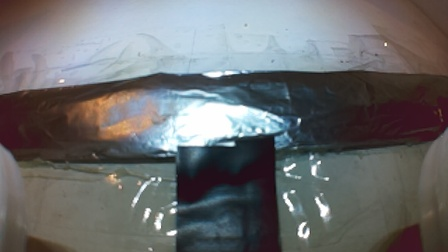
%> input picture test_moments/Silver_Line.jpg, 448 x 252 px
$ octave --eval "ViewColorSpaces;"   (GNU Octave 9; MATLAB toolbox functions it lacks are replaced by stand-ins)
%> lines starting %> are read from the running program, lines starting %| are printed output that depends on the picture
function ViewColorSpaces
rgbim = imread('test_moments\silver_line.jpg');
%> rgbim is the input picture: size 252x448x3 uint8; mean R, G, B 106.9, 108.2, 109.3
ViewColorSpaces2(rgbim)


function ViewColorSpaces2(rgb_image)
% ViewColorSpaces(rgb_image)
% displays an RGB image in 4 different color spaces. RGB, HSV, YCbCr,CIELab
% each of the 3 channels are shown for each colorspace
% the display mimcs the  New matlab color thresholder window
% http://www.mathworks.com/help/images/image-segmentation-using-the-color-thesholder-app.html

hsvim = rgb2hsv(rgb_image);
%> hsvim: size 252x448x3 double; mean H, S, V 0.42, 0.227, 0.467
yuvim = rgb2ycbcr(rgb_image);
%> yuvim: size 252x448x3 uint8; mean of channels 1, 2, 3 108.7, 128.7, 127.4

%cielab colorspace
cform = makecform('srgb2lab');
cieim = applycform(rgb_image,cform);
%> cieim: size 252x448x3 uint8; mean of channels 1, 2, 3 113.7, 128.4, 127.8

h= figure();
%rgb
subplot(3,4,1);imshow(rgb_image(:,:,1));title(sprintf('RGB Space\n\nred'))
subplot(3,4,5);imshow(rgb_image(:,:,2));title('green')
subplot(3,4,9);imshow(rgb_image(:,:,3));title('blue')
%> after `imshow(rgb_image(:,:,3))`:
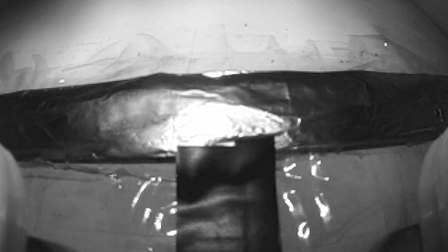
%> displayed picture: size 252x448, on the screen's scale of 0 to 255; min 10, max 255, mean 109.3

%hsv
subplot(3,4,2);imshow(hsvim(:,:,1));title(sprintf('HSV Space\n\nhue'))
%> after `imshow(hsvim(:,:,1))`:
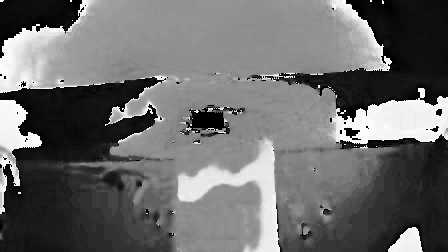
%> displayed picture: size 252x448, on the screen's scale of 0 to 255; min 0, max 254, mean 107.1
subplot(3,4,6);imshow(hsvim(:,:,2));title('saturation')
%> after `imshow(hsvim(:,:,2))`:
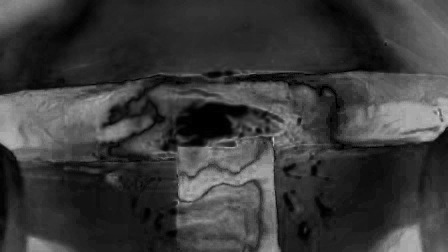
%> displayed picture: size 252x448, on the screen's scale of 0 to 255; min 0, max 204, mean 57.9
subplot(3,4,10);imshow(hsvim(:,:,3));title('brightness')
%> after `imshow(hsvim(:,:,3))`:
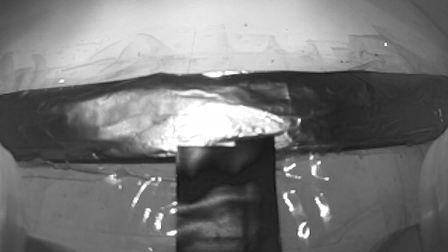
%> displayed picture: size 252x448, on the screen's scale of 0 to 255; min 13, max 255, mean 119.1
figure; mesh(hsvim(:,:,3))
%> after `mesh(hsvim(:,:,3))`:
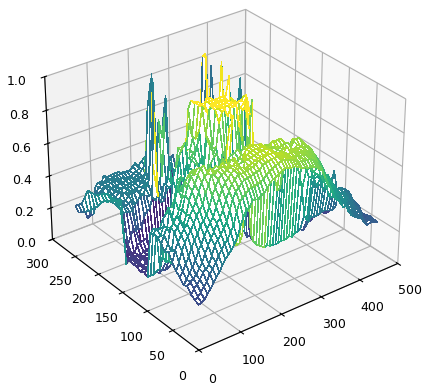
%> figure redrawn from the program's plot data
figure(h)

%ycbcr / yuv
subplot(3,4,3);imshow(yuvim(:,:,1));title(sprintf('YCbCr Space\n\nLuminance'))
subplot(3,4,7);imshow(yuvim(:,:,2));title('blue difference')
%> after `imshow(yuvim(:,:,2))`:
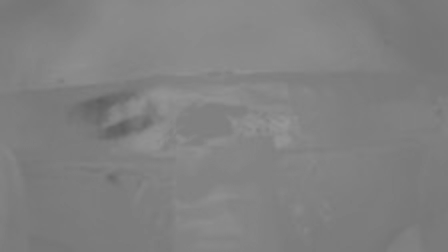
%> displayed picture: size 252x448, on the screen's scale of 0 to 255; min 93, max 151, mean 128.7
subplot(3,4,11);imshow(yuvim(:,:,3));title('red difference')
%> after `imshow(yuvim(:,:,3))`:
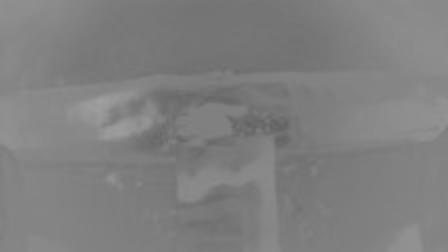
%> displayed picture: size 252x448, on the screen's scale of 0 to 255; min 98, max 161, mean 127.4

%CIElab
subplot(3,4,4);imshow(cieim(:,:,1));title(sprintf('CIELab Space\n\nLightness'))
subplot(3,4,8);imshow(cieim(:,:,2));title('green red')
subplot(3,4,12);imshow(cieim(:,:,3));title('yellow blue')

$ run again, with test_moments/Chess_Board_2.jpg copied over test_moments/Silver_Line.jpg
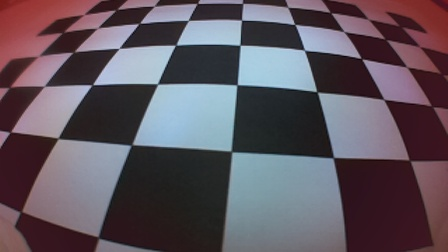
%> input picture test_moments/Chess_Board_2.jpg, 448 x 252 px
%> in ViewColorSpaces, rgbim is the input picture: size 252x448x3 uint8; mean R, G, B 95.3, 84.8, 94
%> hsvim: size 252x448x3 double; mean H, S, V 0.697, 0.286, 0.416
%> yuvim: size 252x448x3 uint8; mean of channels 1, 2, 3 92.4, 130.5, 132
%> cieim: size 252x448x3 uint8; mean of channels 1, 2, 3 92.8, 134.7, 125.5
%> in ViewColorSpaces2, `mesh(hsvim(:,:,3))`:
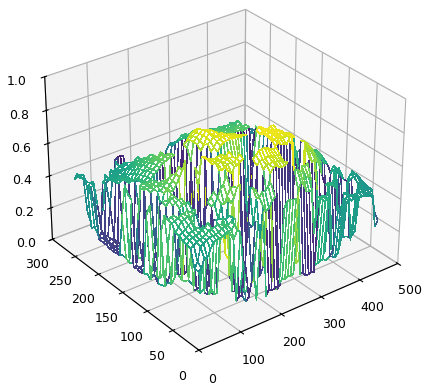
%> figure redrawn from the program's plot data
%> in ViewColorSpaces2, `imshow(cieim(:,:,1))`:
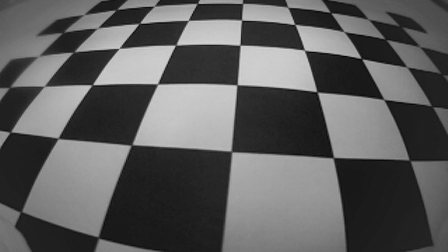
%> displayed picture: size 252x448, on the screen's scale of 0 to 255; min 4, max 210, mean 92.8

$ run again, with test_moments/GreenMarkers.jpg copied over test_moments/Silver_Line.jpg
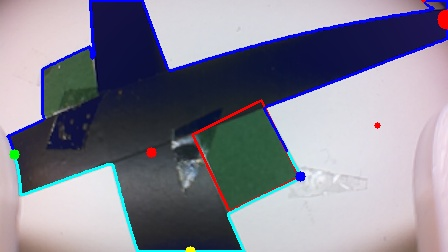
%> input picture test_moments/GreenMarkers.jpg, 448 x 252 px
%> in ViewColorSpaces, rgbim is the input picture: size 252x448x3 uint8; mean R, G, B 132.5, 131.8, 146.2
%> hsvim: size 252x448x3 double; mean H, S, V 0.669, 0.266, 0.601
%> yuvim: size 252x448x3 uint8; mean of channels 1, 2, 3 130.8, 134.2, 127.3
%> cieim: size 252x448x3 uint8; mean of channels 1, 2, 3 138.2, 132.2, 120.3
%> in ViewColorSpaces2, `mesh(hsvim(:,:,3))`:
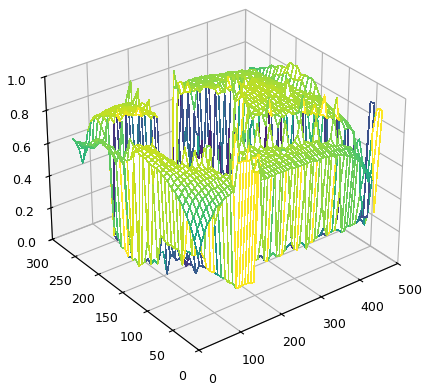
%> figure redrawn from the program's plot data
%> in ViewColorSpaces2, `imshow(cieim(:,:,3))`:
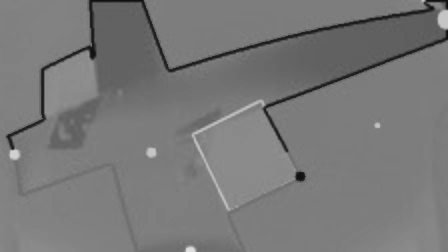
%> displayed picture: size 252x448, on the screen's scale of 0 to 255; min 16, max 221, mean 120.3
